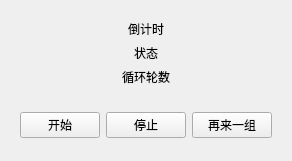
<?xml version="1.0" encoding="UTF-8"?>
<ui version="4.0">
 <class>TimerWindow</class>
 <widget class="QWidget" name="TimerWindow">
  <property name="geometry">
   <rect>
    <x>0</x>
    <y>0</y>
    <width>273</width>
    <height>161</height>
   </rect>
  </property>
  <property name="windowTitle">
   <string>番茄钟</string>
  </property>
  <property name="windowIcon">
   <iconset resource="sound.qrc">
    <normaloff>:/icon</normaloff>:/icon</iconset>
  </property>
  <layout class="QVBoxLayout" name="verticalLayout">
   <item>
    <widget class="QWidget" name="statusContainer" native="true">
     <property name="sizePolicy">
      <sizepolicy hsizetype="Preferred" vsizetype="Preferred">
       <horstretch>0</horstretch>
       <verstretch>0</verstretch>
      </sizepolicy>
     </property>
     <layout class="QVBoxLayout" name="verticalLayout_2">
      <item>
       <widget class="QLabel" name="timeLeftLabel">
        <property name="text">
         <string>倒计时</string>
        </property>
        <property name="alignment">
         <set>Qt::AlignmentFlag::AlignCenter</set>
        </property>
       </widget>
      </item>
      <item>
       <widget class="QLabel" name="stageLabel">
        <property name="text">
         <string>状态</string>
        </property>
        <property name="alignment">
         <set>Qt::AlignmentFlag::AlignCenter</set>
        </property>
       </widget>
      </item>
      <item>
       <widget class="QLabel" name="roundLabel">
        <property name="text">
         <string>循环轮数</string>
        </property>
        <property name="alignment">
         <set>Qt::AlignmentFlag::AlignCenter</set>
        </property>
       </widget>
      </item>
     </layout>
    </widget>
   </item>
   <item>
    <widget class="QWidget" name="btnContainer" native="true">
     <property name="sizePolicy">
      <sizepolicy hsizetype="Preferred" vsizetype="Preferred">
       <horstretch>0</horstretch>
       <verstretch>0</verstretch>
      </sizepolicy>
     </property>
     <layout class="QHBoxLayout" name="horizontalLayout">
      <item>
       <widget class="QPushButton" name="pauseBtn">
        <property name="text">
         <string>开始</string>
        </property>
       </widget>
      </item>
      <item>
       <widget class="QPushButton" name="stopBtn">
        <property name="text">
         <string>停止</string>
        </property>
       </widget>
      </item>
      <item>
       <widget class="QPushButton" name="restartBtn">
        <property name="text">
         <string>再来一组</string>
        </property>
       </widget>
      </item>
     </layout>
    </widget>
   </item>
  </layout>
 </widget>
 <resources>
  <include location="sound.qrc"/>
 </resources>
 <connections/>
</ui>
